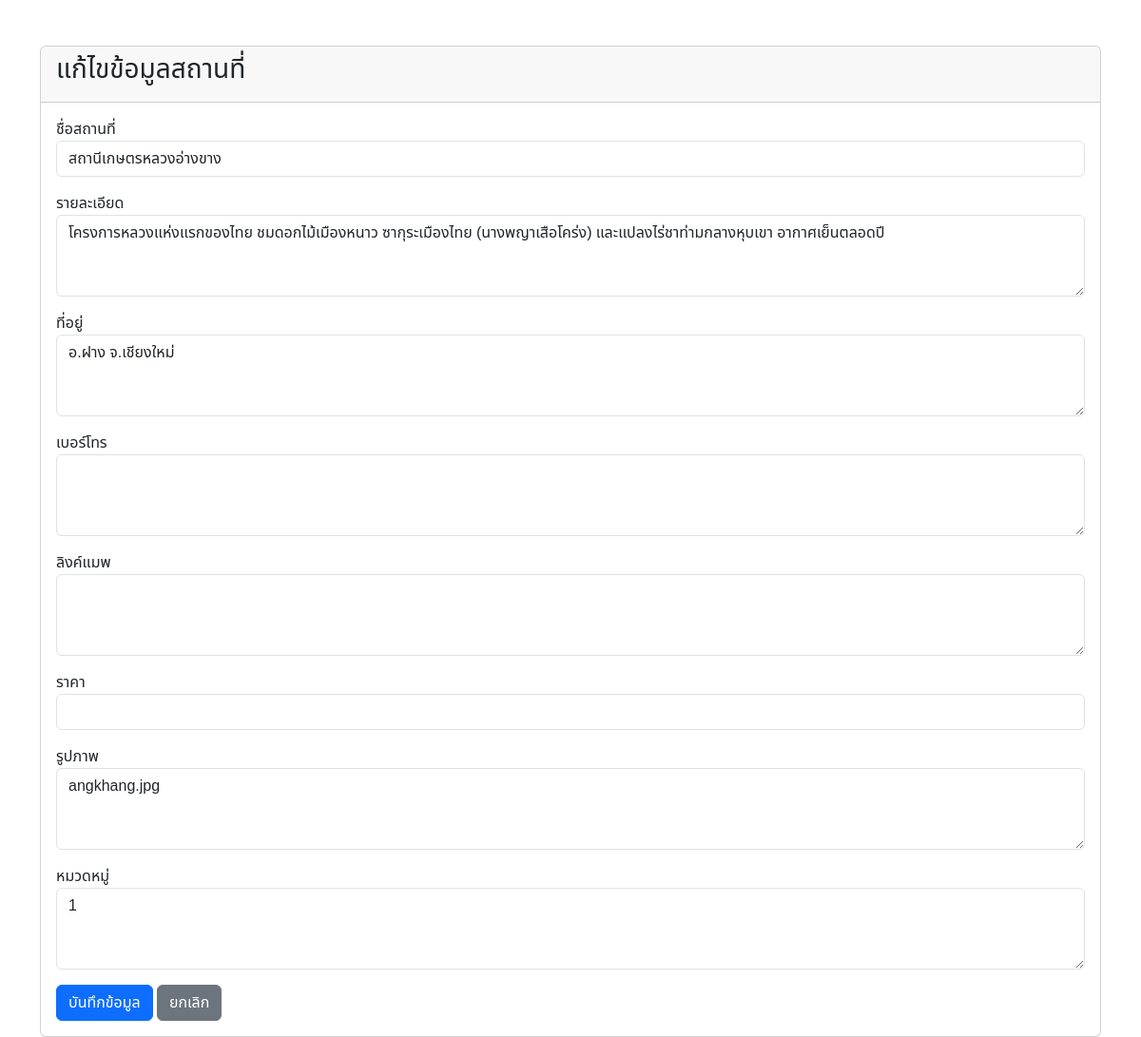
/admin/form.php?id=1, run on the app's committed database.
### tables this page shows
CREATE TABLE `attractions` (
  `id` int(11) NOT NULL,
  `name` varchar(200) NOT NULL,
  `description` text DEFAULT NULL,
  `location` varchar(255) DEFAULT NULL,
  `phone_number` varchar(50) DEFAULT NULL,
  `map_link` text DEFAULT NULL,
  `price_range` varchar(50) DEFAULT NULL,
  `cover_image` varchar(255) DEFAULT NULL,
  `category_id` int(11) DEFAULT NULL,
  `created_at` timestamp NOT NULL DEFAULT current_timestamp()
);

### admin/form.php (the view, shortened to what this page needs)
<?php
require '../includes/client.php';
$name = "";
$description = "";
$location = "";
$phone_number = "";
$map_link = "";
$price = "";
$cover_image = "";
$category_id = "";
$is_edit = false;
if (isset($_GET['id'])) {
    $is_edit = true;
    $id = $_GET['id'];
    $sql = "SELECT * FROM attractions WHERE id=$id";
    $result = $conn->query($sql);
    $row = $result->fetch_assoc();
    $name = $row['name'];
    $description = $row['description'];
    $location = $row['location'];
    $phone_number = $row['phone_number'];
    $map_link = $row['map_link'];
    $price = $row['price_range'];
    $cover_image = $row['cover_image'];
    $category_id = $row['category_id'];
}
?>
<!DOCTYPE html>
<html lang="th">
<head>
    <link href="https://cdn.jsdelivr.net/npm/bootstrap@5.3.0/dist/css/bootstrap.min.css" rel="stylesheet">
</head>
<body class="container mt-5">
    <div class="card">
        <div class="card-header">
            <h3><?php echo $is_edit ? "แก้ไขข้อมูลสถานที่" : "เพิ่มสถานที่ใหม่"; ?></h3>
        </div>
        <div class="card-body">
            <form method="POST" action="">
                <div class="mb-3">
                    <label>ชื่อสถานที่</label>
                    <input type="text" name="name" class="form-control" value="<?php echo $name; ?>" required>
                </div>
                <div class="mb-3">
                    <label>รายละเอียด</label>
                    <textarea name="description" class="form-control" rows="3"><?php echo $description; ?></textarea>
                </div>
                <div class="mb-3">
                    <label>ที่อยู่</label>
                    <textarea name="description" class="form-control" rows="3"><?php echo $location; ?></textarea>
                </div>
                <div class="mb-3">
                    <label>เบอร์โทร</label>
                    <textarea name="description" class="form-control" rows="3"><?php echo $phone_number; ?></textarea>
                </div>
                <div class="mb-3">
                    <label>ลิงค์แมพ</label>
                    <textarea name="description" class="form-control" rows="3"><?php echo $map_link; ?></textarea>
                </div>
                <div class="mb-3">
                    <label>ราคา</label>
                    <input type="number" name="price" class="form-control" value="<?php echo $price; ?>" step="0.01" required>
                </div>
                <div class="mb-3">
                    <label>รูปภาพ</label>
                    <textarea name="description" class="form-control" rows="3"><?php echo $cover_image; ?></textarea>
                </div>
                <div class="mb-3">
                    <label>หมวดหมู่</label>
                    <textarea name="description" class="form-control" rows="3"><?php echo $category_id; ?></textarea>
                </div>
                <button type="submit" name="submit" class="btn btn-primary">บันทึกข้อมูล</button>
                <a href="index.php" class="btn btn-secondary">ยกเลิก</a>
            </form>
        </div>
    </div>
</body>
</html>

### admin/form.php (style rules this page uses)
body { font-family: "Noto Sans Thai", sans-serif; font-optical-sizing: auto; font-weight: 400; font-style: normal; font-variation-settings: "wdth" 100; }

### data on the page
attractions: name "สถานีเกษตรหลวงอ่างขาง", description "โครงการหลวงแห่งแรกของไทย ชมดอกไม้เมืองหนาว ซากุระเมืองไทย (นางพญาเสือโคร่ง) และแปลงไร่ชาท่ามกลางหุบเขา อากาศเย็นตลอดปี", description "อ.ฝาง จ.เชียงใหม่", description "angkhang.jpg", description "1"
